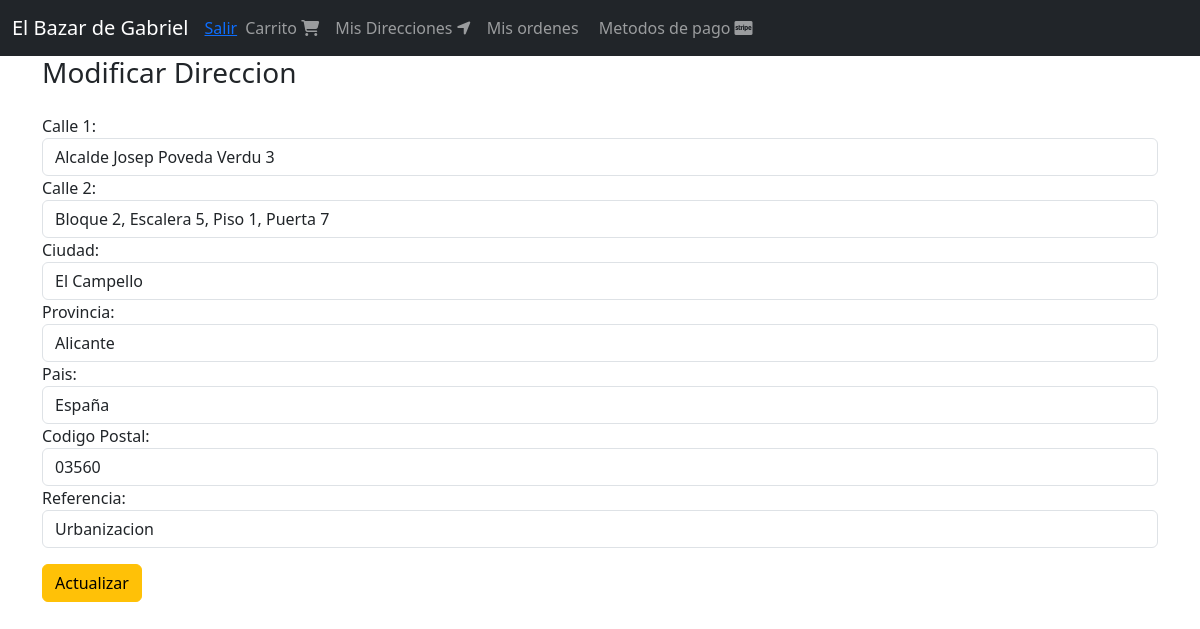
The page /direcciones/editar/12 (signed in) on the database its author committed.
### DirEnvio/models.py (models this page shows, shortened)
class DireccionEnvio(models.Model):
    user = models.ForeignKey(User, null=False, blank=False, on_delete=models.CASCADE)
    line1 = models.CharField(max_length=300)
    line2 = models.CharField(max_length=300, blank=True)
    city = models.CharField(max_length=100)
    state = models.CharField(max_length=100)
    country = models.CharField(max_length=50)
    reference = models.CharField(max_length=300)
    postal_code = models.CharField(max_length=10, null=False, blank=False)
    default = models.BooleanField(default=False)
    created_at = models.DateTimeField(auto_now_add=True)

### DirEnvio/views.py (the view, shortened to what this page needs)
# urls.py: path('editar/<int:pk>', views.UpdateDireccion.as_view(), name='update'),
class UpdateDireccion(LoginRequiredMixin, SuccessMessageMixin, UpdateView):
    login_url = 'login'
    model = DireccionEnvio
    form_class = DireccionEnvioForm
    template_name = 'direccion_envios/actualizar.html'
    success_message = 'Enhorabuena direccion actualizada'

### DirEnvio/templates/direccion_envios/actualizar.html
{% extends 'base.html' %}
{% block content %}
<div class="col">
    <div class="h3">
        Modificar Direccion </div>
    <div class="">
        {% include 'direccion_envios/snippets/form.html' with messages="Actualizar" %}
    </div>
</div>
{% endblock %}

### DirEnvio/templates/direccion_envios/snippets/form.html (shortened to what this page needs)
<div class="mt-4">
<form method="post"">
    {% for field in form %}
    <div class="form-group">
        {{field.label_tag}}
        {{field}}
    </div>
    {% endfor %}
    <button class="btn btn-warning mt-3" type="submit">{{messages}}</button>
</form>
</div>

### rows shown on the page
DireccionEnvio: form "Alcalde Josep Poveda Verdu 3" "Bloque 2, Escalera 5, Piso 1, Puerta 7" "El Campello" "Alicante" "España" "03560" "Urbanizacion"

### other values the page prints
{{ field.label_tag }} "Calle 1:" "Calle 2:" "Ciudad:" "Provincia:" "Pais:" "Codigo Postal:" "Referencia:"
{{ messages }} "Actualizar"
